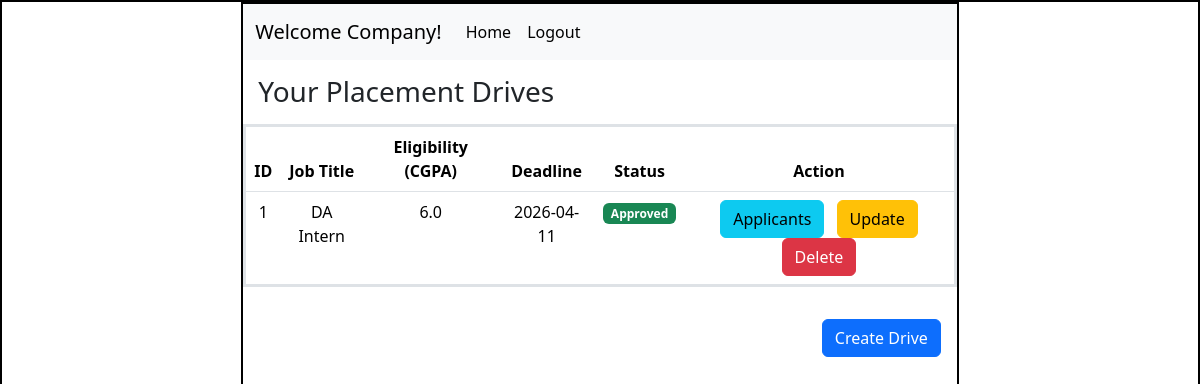
The app's page /company/dashboard (signed in), older data.
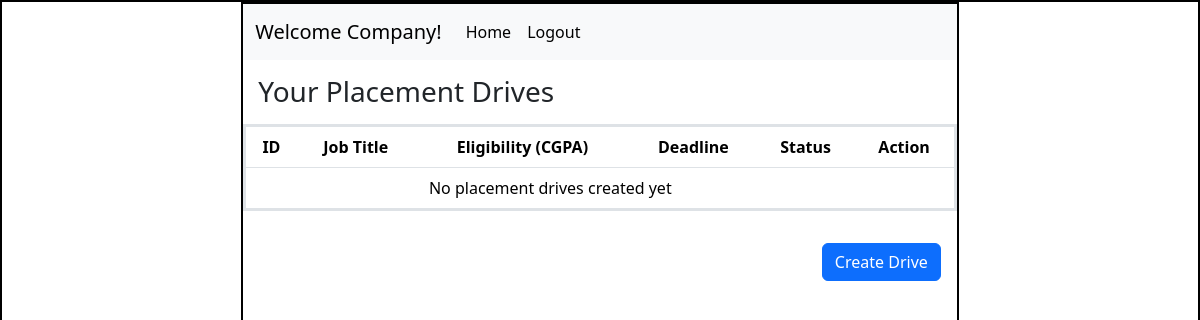
The same page, newer data.
### application/models.py (models this page shows)
class PlacementDrive(db.Model):
    __tablename__ = "placement_drive"   # ✅ IMPORTANT
    id = db.Column(db.Integer(), primary_key=True)
    company_id = db.Column(db.Integer(), db.ForeignKey('company.id'))
    job_title = db.Column(db.String(), nullable=False)
    description = db.Column(db.String())
    eligibility = db.Column(db.String())
    deadline = db.Column(db.String())
    status = db.Column(db.String(), default='pending')

### application/controllers.py (the view)
@app.route("/company/dashboard")
def company_dashboard():
    user_id = session.get("user_id")
    company = Company.query.filter_by(user_id=user_id).first()
    drives = PlacementDrive.query.filter_by(company_id=company.id).all()
    return render_template("company_dash.html", drives=drives)

### templates/company_dash.html (shortened to what this page needs)
<!DOCTYPE html>
<html lang="en">
<head>
    <link rel="stylesheet" href="/static/style.css">
    <link href="https://cdn.jsdelivr.net/npm/bootstrap@5.3.8/dist/css/bootstrap.min.css" rel="stylesheet">
</head>
<body>
    <div id="main">
        <div id="canvas">
            <nav class="navbar navbar-expand-lg bg-body-tertiary">
                <div class="container-fluid">
                    <a class="navbar-brand">Welcome Company!</a>
                    <div class="collapse navbar-collapse">
                        <ul class="navbar-nav me-auto">
                            <li class="nav-item">
                                <a class="nav-link active" href="/company/dashboard">Home</a>
                            </li>
                            <li class="nav-item">
                                <a class="nav-link active" href="/logout">Logout</a>
                            </li>
                        </ul>
                    </div>
                </div>
            </nav>
            <div id="content">
                <h3 class="headings">Your Placement Drives</h3>
                <table class="table text-center border border-3">
                    <thead>
                        <tr>
                            <th>ID</th>
                            <th>Job Title</th>
                            <th>Eligibility (CGPA)</th>
                            <th>Deadline</th>
                            <th>Status</th>
                            <th>Action</th>
                        </tr>
                    </thead>
                    <tbody>
                        {% for drive in drives %}
                        <tr>
                            <td>{{ drive.id }}</td>
                            <td>{{ drive.job_title }}</td>
                            <td>{{ drive.eligibility }}</td>
                            <td>{{ drive.deadline }}</td>
                            <td>
                                {% if drive.status == "approved" %}
                                    <span class="badge bg-success">Approved</span>
                                {% elif drive.status == "rejected" %}
                                    <span class="badge bg-danger">Rejected</span>
                                {% else %}
                                    <span class="badge bg-warning">Pending</span>
                                {% endif %}
                            </td>
                            <td>
                                <a href="/drive/{{ drive.id }}/applicants" class="btn btn-info mx-1">
                                    Applicants
                                </a>
                                <a href="/drive/update/{{ drive.id }}" class="btn btn-warning mx-1">
                                    Update
                                </a>
                                <a href="/drive/delete/{{ drive.id }}" class="btn btn-danger mx-1">
                                    Delete
                                </a>
                            </td>
                        </tr>
                        {% endfor %}
                        {% if drives|length == 0 %}
                        <tr>
                            <td colspan="5">No placement drives created yet</td>
                        </tr>
                        {% endif %}
                    </tbody>
                </table>
                <div class="text-end">
                    <a href="/drive/create" class="btn btn-primary mx-3 my-3">
                        Create Drive
                    </a>
                </div>
            </div>
        </div>
    </div>
</body>
</html>

Row changes from the older to the newer data that the page shows:
no longer on this page (row edited): PlacementDrive: id "1", job_title "DA Intern", eligibility "6.0", deadline "2026-04-11", status "Approved"
Text that changed along with them:
text now shown: "No placement drives created yet"
